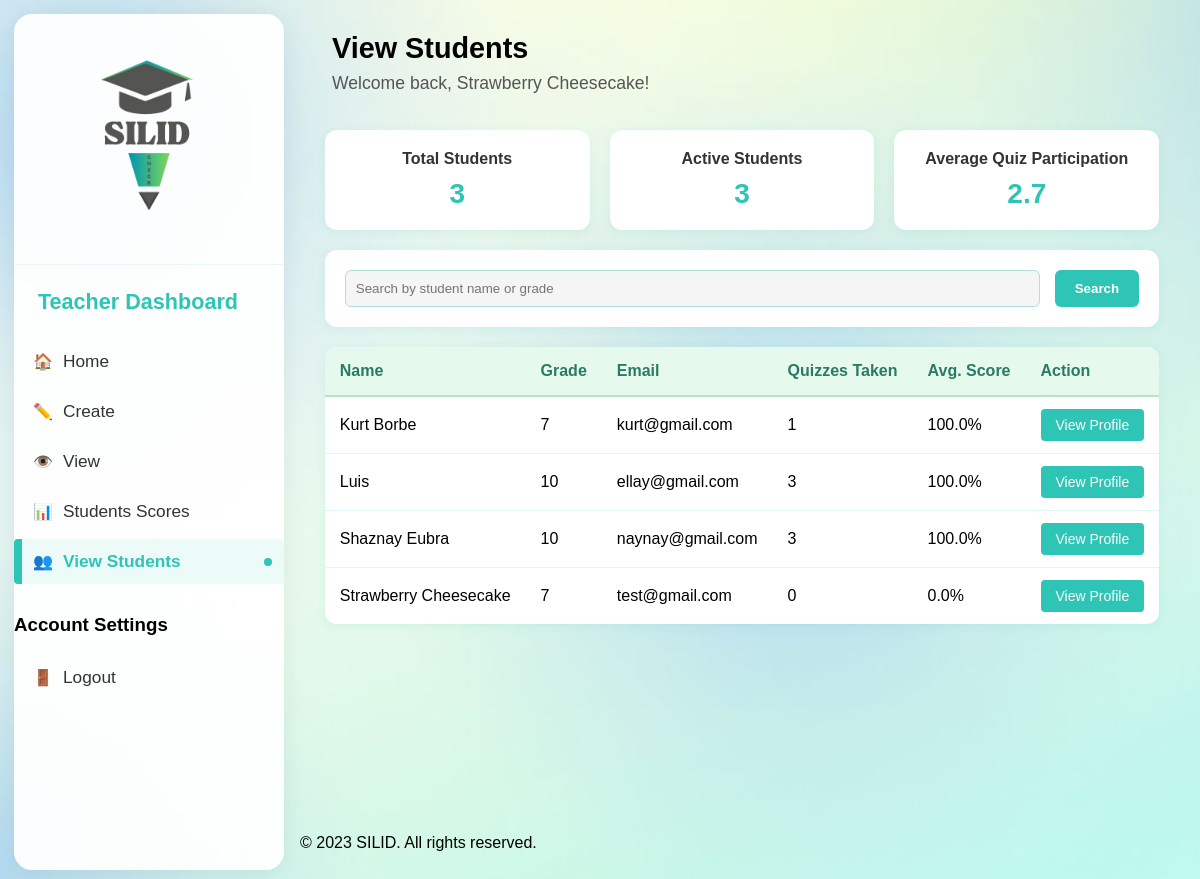
/Dashboard/teacher_view_students.php (signed in), run on the app's committed database.
### tables this page shows
CREATE TABLE `students` (
  `id` int(11) NOT NULL,
  `name` varchar(100) NOT NULL,
  `email` varchar(100) NOT NULL,
  `grade` varchar(20) NOT NULL,
  `password` varchar(255) NOT NULL,
  `created_at` timestamp NOT NULL DEFAULT current_timestamp()
);

### Dashboard/teacher_view_students.php (the view, shortened to what this page needs)
<?php
include 'db_connect.php';
$students = [];
$teacher_id = isset($_SESSION['teacher_id']) ? intval($_SESSION['teacher_id']) : 0;
$search = isset($_GET['search']) ? $_GET['search'] : '';
try {
    if (!empty($search)) {
        $stmt = $conn->prepare("CALL SearchStudentsForTeacher(?, ?)");
        $stmt->bind_param('is', $teacher_id, $search);
    } else {
        $stmt = $conn->prepare("CALL GetAllStudentsForTeacher(?)");
        $stmt->bind_param('i', $teacher_id);
    }
    $stmt->execute();
    $result = $stmt->get_result();
    if ($result) {
        while ($row = $result->fetch_assoc()) {
            $students[] = $row;
        }
    }
    $conn->next_result();
} catch (Exception $e) {
    error_log("Error in teacher_view_students.php: " . $e->getMessage());
}
?>
<!DOCTYPE html>
<html lang="en">
<head>
  <link rel="stylesheet" href="dashboard.css"/>
</head>
<body>
<div id="teacher-dashboard">
    <div class="container">
      <aside class="sidebar">
        <div class="logo">
          <img src="../assets/pics/sc_logo.png" alt="SILID Logo" />
        </div>
        <nav>
          <h2>Teacher Dashboard</h2>
          <ul>
            <li id="teacher-menu-home" class="menu-item">
              <a href="teacher_dashboard.php">
                <span class="menu-icon">🏠</span>
                <span class="menu-text">Home</span>
              </a>
            </li>
            <li id="teacher-menu-create-quiz" class="menu-item">
              <a href="teacher_create_quiz.php">
                <span class="menu-icon">✏️</span>
                <span class="menu-text">Create</span>
              </a>
            </li>
            <li id="teacher-menu-view-quiz" class="menu-item">
              <a href="teacher_view_quiz.php">
                <span class="menu-icon">👁️</span>
                <span class="menu-text">View</span>
              </a>
            </li>
            <li id="teacher-menu-student-scores" class="menu-item">
              <a href="teacher_student_scores.php">
                <span class="menu-icon">📊</span>
                <span class="menu-text">Students Scores</span>
              </a>
            </li>
            <li id="teacher-menu-view-students" class="menu-item active">
              <a href="teacher_view_students.php">
                <span class="menu-icon">👥</span>
                <span class="menu-text">View Students</span>
              </a>
            </li>
          </ul>
          <div class="settings">
            <h3>Account Settings</h3>
            <ul>
              <li id="logout-btn-teacher" class="menu-item">
                <a href="javascript:void(0);" onclick="document.getElementById('logoutModal').style.display='block';">
                  <span class="menu-icon">🚪</span>
                  <span class="menu-text">Logout</span>
                </a>
              </li>
            </ul>
          </div>
        </nav>
      </aside>
      <main class="main-content">
        <header class="header">
          <div class="header-title middle-left">
            <h1>View Students</h1>
            <p>Welcome back, <?php echo isset($_SESSION['teacher_name']) ? htmlspecialchars($_SESSION['teacher_name']) : (isset($_SESSION['teacher_id']) ? 'Teacher ID: ' . intval($_SESSION['teacher_id']) : 'Teacher'); ?>!</p>
          </div>
        </header>
        <section class="dashboard-body">
          <div class="students-container">
            <div class="student-stats">
              <?php
              try {
                if (isset($_SESSION['teacher_id'])) {
                    $teacher_id = intval($_SESSION['teacher_id']);
                    $stmt = $conn->prepare("CALL GetStudentStatistics(?)");
                    $stmt->bind_param('i', $teacher_id);
                    $stmt->execute();
                    $result = $stmt->get_result();
                    if ($result && $row = $result->fetch_assoc()) {
                      echo '<div class="stat-card">';
                      echo '<h3>Total Students</h3>';
                      echo '<div class="value">' . $row['total_students'] . '</div>';
                      echo '</div>';
                      echo '<div class="stat-card">';
                      echo '<h3>Active Students</h3>';
                      echo '<div class="value">' . $row['active_students'] . '</div>';
                      echo '</div>';
                      echo '<div class="stat-card">';
                      echo '<h3>Average Quiz Participation</h3>';
                      echo '<div class="value">' . number_format($row['avg_participation'], 1) . '</div>';
                      echo '</div>';
                    }
                }
              } catch (Exception $e) {
                echo '<div class="stat-card">';
                echo '<h3>Total Students</h3>';
                echo '<div class="value">' . count($students) . '</div>';
                echo '</div>';
                echo '<div class="stat-card">';
                echo '<h3>Active Students</h3>';
                echo '<div class="value">' . count($students) . '</div>';
                echo '</div>';
                echo '<div class="stat-card">';
                echo '<h3>Average Quiz Participation</h3>';
                echo '<div class="value">-</div>';
                echo '</div>';
              }
              ?>
            </div>
            <div class="search-panel">
              <form method="get" action="" style="display:flex;width:100%;gap:15px;">
                <input type="text" name="search" placeholder="Search by student name or grade" value="<?php echo htmlspecialchars($search); ?>">
                <button type="submit">Search</button>
              </form>
            </div>
            <?php if (!empty($students)): ?>
              <table class="students-table">
                <thead>
                  <tr>
                    <th>Name</th>
                    <th>Grade</th>
                    <th>Email</th>
                    <th>Quizzes Taken</th>
                    <th>Avg. Score</th>
                    <th>Action</th>
                  </tr>
                </thead>
                <tbody>
                  <?php foreach ($students as $student): ?>
                    <tr>
                      <td><?php echo htmlspecialchars($student['name']); ?></td>
                      <td><?php echo htmlspecialchars($student['grade']); ?></td>
                      <td><?php echo htmlspecialchars($student['email']); ?></td>
                      <td><?php echo $student['quizzes_taken']; ?></td>
                      <td>
                        <?php
                        if ($student['avg_score'] !== null) {
                          echo number_format($student['avg_score'], 1) . '%';
                        } else {
                          echo 'N/A';
                        }
                        ?>
                      </td>
                      <td>
                        <a href="get_student_profile.php?id=<?php echo $student['id']; ?>" class="view-button">View Profile</a>
                      </td>
                    </tr>
                  <?php endforeach; ?>
                </tbody>
              </table>
            <?php endif; ?>
          </div>
        </section>
        <footer class="footer">
          <p>&copy; 2023 SILID. All rights reserved.</p>
        </footer>
      </main>
    </div>
  </div>
</body>
</html>

### Dashboard/dashboard.css (style rules this page uses)
body { margin: 0; font-family: "Cal Sans", sans-serif; background-image: url(../assets/pics/student-dashboard-bg.jpg); background-size: cover; min-height: 100vh; }
.container { display: flex; min-height: 100vh; }
.sidebar { width: 270px; min-height: 100vh; background: rgba(255, 255, 255, 0.95); padding: 32px 0 24px 0; display: flex; flex-direction: column; align-items: stretch; border-radius: 18px; margin: 14px 0 14px 14px; box-shadow: 0 4px 24px rgba(0, 0, 0, 0.06); transition: all 0.3s ease; overflow-y: auto; position: sticky; top: 14px; height: calc(100vh - 28px); }
.logo { padding: 0 24px 18px; border-bottom: 1px solid rgba(46, 196, 182, 0.1); margin-bottom: 24px; }
.logo img { width: 200px; display: block; margin: 0 auto; transition: transform 0.3s ease; }
.sidebar h2 { font-size: 1.35rem; font-weight: bold; margin: 0 0 24px 0; padding: 0 24px; color: #2ec4b6; }
.sidebar nav ul { list-style: none; padding: 0; margin: 0 0 30px 0; }
.sidebar nav ul li { font-size: 1.08rem; margin: 0; padding: 12px 24px; color: #333; cursor: pointer; transition: all 0.3s ease; position: relative; border-left: 0px solid transparent; display: flex; align-items: center; }
.sidebar nav ul li.active { color: #2ec4b6; font-weight: 600; background: rgba(46, 196, 182, 0.08); border-left: 4px solid #2ec4b6; }
.sidebar nav ul li::before { content: ""; position: absolute; left: 0; top: 0; height: 100%; width: 4px; background: transparent; transition: transform 0.3s ease, background-color 0.3s ease; transform: scaleY(0); }
.sidebar nav ul li.active::before { background: #2ec4b6; transform: scaleY(1); }
.sidebar nav ul li.active::after { content: ""; position: absolute; right: 12px; width: 8px; height: 8px; background: #2ec4b6; border-radius: 50%; animation: pulse 2s infinite; }
.settings ul li { font-size: 1.08rem; padding: 12px 24px; color: #333; cursor: pointer; transition: all 0.2s ease; border-left: 0px solid transparent; position: relative; }
.settings ul li::before { content: ""; position: absolute; left: 0; top: 0; height: 100%; width: 4px; background: transparent; transition: transform 0.3s ease, background-color 0.3s ease; transform: scaleY(0); }
.main-content { flex: 1; display: flex; flex-direction: column; min-height: 100vh; }
.header { display: flex; flex-direction: row; align-items: center; justify-content: space-between; position: relative; min-height: 120px; padding: 0 32px; }
.header-title { display: flex; flex-direction: column; align-items: flex-start; align-self: flex-start; margin-left: 0 !important; margin-right: 0 !important; margin-bottom: 18px; margin-top: 90px; padding-left: 0; align-self: center; }
.header-title.middle-left { position: static; top: auto; left: auto; transform: none; align-items: flex-start; margin: 0; padding: 0; }
.header-title h1 { font-size: 1.45rem; font-weight: bold; margin: 0 0 4px 0; }
.header-title p { margin: 0; font-size: 1.08rem; color: #222; }
.dashboard-body { flex: 1; display: flex; flex-direction: column; justify-content: flex-start; min-height: 0; }
.main-content { margin-left: 0; padding: 16px; box-sizing: border-box; width: calc(100% - 260px); }
.header { padding-top: 16px; margin-bottom: 16px; min-height: auto; }
.header-title h1 { font-size: 1.8rem; margin-bottom: 8px; }
.header-title p { font-size: 1.1rem; color: #555; }

### data on the page
students: name "Kurt Borbe", grade "7", email "kurt@gmail.com", quizzes_taken "1", avg_score "100.0"
students: name "Luis", grade "10", email "ellay@gmail.com", quizzes_taken "3", avg_score "100.0"
students: name "Shaznay Eubra", grade "10", email "naynay@gmail.com", quizzes_taken "3", avg_score "100.0"
students: name "Strawberry Cheesecake", grade "7", email "test@gmail.com", quizzes_taken "0", avg_score "0.0"

### other printed values
$_SESSION['teacher_name'] "Strawberry Cheesecake"
$row['total_students'] "3"
$row['active_students'] "3"
$row['avg_participation'] "2.7"
